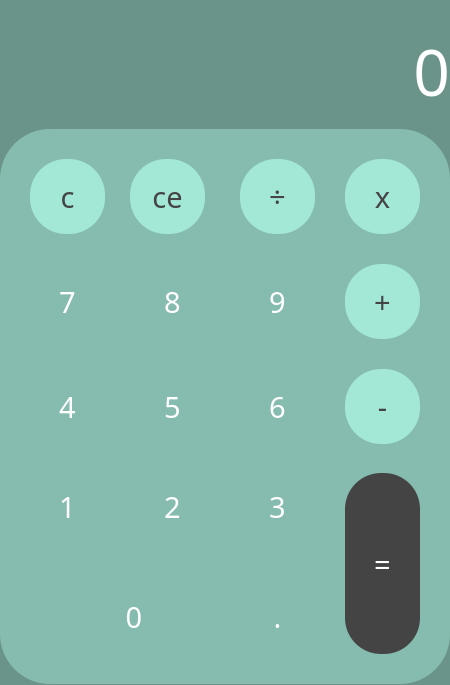
<?xml version="1.0" encoding="UTF-8"?>
<ui version="4.0">
 <class>MainWindow</class>
 <widget class="QMainWindow" name="MainWindow">
  <property name="geometry">
   <rect>
    <x>0</x>
    <y>0</y>
    <width>450</width>
    <height>685</height>
   </rect>
  </property>
  <property name="windowTitle">
   <string>MainWindow</string>
  </property>
  <widget class="QWidget" name="centralwidget">
   <property name="styleSheet">
    <string notr="true">*{
 background:#6a9389
}

QLabel
{
color:white;
background:#6a9389
}

QPushButton
{
color:rgb(68, 68, 68);
border-radius: 35.5px;
background: #a3e7d6
}

QPushButton:hover
{
background: white;
color: rgb(68, 68, 68)
}
</string>
   </property>
   <widget class="QLabel" name="outputlabel">
    <property name="geometry">
     <rect>
      <x>0</x>
      <y>20</y>
      <width>450</width>
      <height>101</height>
     </rect>
    </property>
    <property name="font">
     <font>
      <family>Microsoft YaHei</family>
      <pointsize>48</pointsize>
     </font>
    </property>
    <property name="text">
     <string>0</string>
    </property>
    <property name="alignment">
     <set>Qt::AlignRight|Qt::AlignTrailing|Qt::AlignVCenter</set>
    </property>
    <property name="margin">
     <number>15</number>
    </property>
   </widget>
   <widget class="QFrame" name="frame">
    <property name="geometry">
     <rect>
      <x>0</x>
      <y>129</y>
      <width>450</width>
      <height>555</height>
     </rect>
    </property>
    <property name="styleSheet">
     <string notr="true">QFrame
{
border-radius: 50px;
background: #86bcaf
}</string>
    </property>
    <property name="frameShape">
     <enum>QFrame::StyledPanel</enum>
    </property>
    <property name="frameShadow">
     <enum>QFrame::Raised</enum>
    </property>
    <widget class="QPushButton" name="c">
     <property name="geometry">
      <rect>
       <x>30</x>
       <y>30</y>
       <width>75</width>
       <height>75</height>
      </rect>
     </property>
     <property name="font">
      <font>
       <family>Microsoft YaHei</family>
       <pointsize>22</pointsize>
      </font>
     </property>
     <property name="text">
      <string>c</string>
     </property>
    </widget>
    <widget class="QPushButton" name="ce">
     <property name="geometry">
      <rect>
       <x>130</x>
       <y>30</y>
       <width>75</width>
       <height>75</height>
      </rect>
     </property>
     <property name="font">
      <font>
       <family>Microsoft YaHei</family>
       <pointsize>22</pointsize>
      </font>
     </property>
     <property name="text">
      <string>ce</string>
     </property>
    </widget>
    <widget class="QPushButton" name="divide">
     <property name="geometry">
      <rect>
       <x>240</x>
       <y>30</y>
       <width>75</width>
       <height>75</height>
      </rect>
     </property>
     <property name="font">
      <font>
       <family>Microsoft YaHei</family>
       <pointsize>22</pointsize>
      </font>
     </property>
     <property name="text">
      <string>÷</string>
     </property>
    </widget>
    <widget class="QPushButton" name="times">
     <property name="geometry">
      <rect>
       <x>345</x>
       <y>30</y>
       <width>75</width>
       <height>75</height>
      </rect>
     </property>
     <property name="font">
      <font>
       <family>Microsoft YaHei</family>
       <pointsize>22</pointsize>
      </font>
     </property>
     <property name="text">
      <string>x</string>
     </property>
    </widget>
    <widget class="QPushButton" name="plus">
     <property name="geometry">
      <rect>
       <x>345</x>
       <y>135</y>
       <width>75</width>
       <height>75</height>
      </rect>
     </property>
     <property name="font">
      <font>
       <family>Microsoft YaHei</family>
       <pointsize>22</pointsize>
      </font>
     </property>
     <property name="text">
      <string>+</string>
     </property>
    </widget>
    <widget class="QPushButton" name="minus">
     <property name="geometry">
      <rect>
       <x>345</x>
       <y>240</y>
       <width>75</width>
       <height>75</height>
      </rect>
     </property>
     <property name="font">
      <font>
       <family>Microsoft YaHei</family>
       <pointsize>22</pointsize>
      </font>
     </property>
     <property name="text">
      <string>-</string>
     </property>
    </widget>
    <widget class="QPushButton" name="equal">
     <property name="geometry">
      <rect>
       <x>345</x>
       <y>344</y>
       <width>75</width>
       <height>181</height>
      </rect>
     </property>
     <property name="font">
      <font>
       <family>Microsoft YaHei</family>
       <pointsize>22</pointsize>
      </font>
     </property>
     <property name="styleSheet">
      <string notr="true">*{
color:white;
background:rgb(68, 68, 68)
}
QPushButton:hover
{
background: rgb(106, 147, 137);
color: white;
}
</string>
     </property>
     <property name="text">
      <string>=</string>
     </property>
    </widget>
    <widget class="QPushButton" name="seven">
     <property name="geometry">
      <rect>
       <x>30</x>
       <y>135</y>
       <width>75</width>
       <height>75</height>
      </rect>
     </property>
     <property name="font">
      <font>
       <family>Microsoft YaHei</family>
       <pointsize>22</pointsize>
      </font>
     </property>
     <property name="styleSheet">
      <string notr="true">*{
color:white;
background: #86bcaf
}
QPushButton:hover
{
background: white;
color: rgb(68, 68, 68)
}
</string>
     </property>
     <property name="text">
      <string>7</string>
     </property>
    </widget>
    <widget class="QPushButton" name="eight">
     <property name="geometry">
      <rect>
       <x>135</x>
       <y>135</y>
       <width>75</width>
       <height>75</height>
      </rect>
     </property>
     <property name="font">
      <font>
       <family>Microsoft YaHei</family>
       <pointsize>22</pointsize>
      </font>
     </property>
     <property name="styleSheet">
      <string notr="true">*{
color:white;
background: #86bcaf
}
QPushButton:hover
{
background: white;
color: rgb(68, 68, 68)
}
</string>
     </property>
     <property name="text">
      <string>8</string>
     </property>
    </widget>
    <widget class="QPushButton" name="nine">
     <property name="geometry">
      <rect>
       <x>240</x>
       <y>135</y>
       <width>75</width>
       <height>75</height>
      </rect>
     </property>
     <property name="font">
      <font>
       <family>Microsoft YaHei</family>
       <pointsize>22</pointsize>
      </font>
     </property>
     <property name="styleSheet">
      <string notr="true">*{
color:white;
background: #86bcaf
}
QPushButton:hover
{
background: white;
color: rgb(68, 68, 68)
}
</string>
     </property>
     <property name="text">
      <string>9</string>
     </property>
    </widget>
    <widget class="QPushButton" name="six">
     <property name="geometry">
      <rect>
       <x>240</x>
       <y>240</y>
       <width>75</width>
       <height>75</height>
      </rect>
     </property>
     <property name="font">
      <font>
       <family>Microsoft YaHei</family>
       <pointsize>22</pointsize>
      </font>
     </property>
     <property name="styleSheet">
      <string notr="true">*{
color:white;
background: #86bcaf
}
QPushButton:hover
{
background: white;
color: rgb(68, 68, 68)
}
</string>
     </property>
     <property name="text">
      <string>6</string>
     </property>
    </widget>
    <widget class="QPushButton" name="four">
     <property name="geometry">
      <rect>
       <x>30</x>
       <y>240</y>
       <width>75</width>
       <height>75</height>
      </rect>
     </property>
     <property name="font">
      <font>
       <family>Microsoft YaHei</family>
       <pointsize>22</pointsize>
      </font>
     </property>
     <property name="styleSheet">
      <string notr="true">*{
color:white;
background: #86bcaf
}
QPushButton:hover
{
background: white;
color: rgb(68, 68, 68)
}
</string>
     </property>
     <property name="text">
      <string>4</string>
     </property>
    </widget>
    <widget class="QPushButton" name="five">
     <property name="geometry">
      <rect>
       <x>135</x>
       <y>240</y>
       <width>75</width>
       <height>75</height>
      </rect>
     </property>
     <property name="font">
      <font>
       <family>Microsoft YaHei</family>
       <pointsize>22</pointsize>
      </font>
     </property>
     <property name="styleSheet">
      <string notr="true">*{
color:white;
background: #86bcaf
}
QPushButton:hover
{
background: white;
color: rgb(68, 68, 68)
}
</string>
     </property>
     <property name="text">
      <string>5</string>
     </property>
    </widget>
    <widget class="QPushButton" name="two">
     <property name="geometry">
      <rect>
       <x>135</x>
       <y>340</y>
       <width>75</width>
       <height>75</height>
      </rect>
     </property>
     <property name="font">
      <font>
       <family>Microsoft YaHei</family>
       <pointsize>22</pointsize>
      </font>
     </property>
     <property name="styleSheet">
      <string notr="true">*{
color:white;
background: #86bcaf
}
QPushButton:hover
{
background: white;
color: rgb(68, 68, 68)
}
</string>
     </property>
     <property name="text">
      <string>2</string>
     </property>
    </widget>
    <widget class="QPushButton" name="three">
     <property name="geometry">
      <rect>
       <x>240</x>
       <y>340</y>
       <width>75</width>
       <height>75</height>
      </rect>
     </property>
     <property name="font">
      <font>
       <family>Microsoft YaHei</family>
       <pointsize>22</pointsize>
      </font>
     </property>
     <property name="styleSheet">
      <string notr="true">*{
color:white;
background: #86bcaf
}
QPushButton:hover
{
background: white;
color: rgb(68, 68, 68)
}
</string>
     </property>
     <property name="text">
      <string>3</string>
     </property>
    </widget>
    <widget class="QPushButton" name="one">
     <property name="geometry">
      <rect>
       <x>30</x>
       <y>340</y>
       <width>75</width>
       <height>75</height>
      </rect>
     </property>
     <property name="font">
      <font>
       <family>Microsoft YaHei</family>
       <pointsize>22</pointsize>
      </font>
     </property>
     <property name="styleSheet">
      <string notr="true">*{
color:white;
background: #86bcaf
}
QPushButton:hover
{
background: white;
color: rgb(68, 68, 68)
}
</string>
     </property>
     <property name="text">
      <string>1</string>
     </property>
    </widget>
    <widget class="QPushButton" name="zero">
     <property name="geometry">
      <rect>
       <x>44</x>
       <y>450</y>
       <width>180</width>
       <height>75</height>
      </rect>
     </property>
     <property name="font">
      <font>
       <family>Microsoft YaHei</family>
       <pointsize>22</pointsize>
      </font>
     </property>
     <property name="styleSheet">
      <string notr="true">*{
color:white;
background: #86bcaf
}
QPushButton:hover
{
background: white;
color: rgb(68, 68, 68)
}
</string>
     </property>
     <property name="text">
      <string>0</string>
     </property>
    </widget>
    <widget class="QPushButton" name="dot">
     <property name="geometry">
      <rect>
       <x>240</x>
       <y>450</y>
       <width>75</width>
       <height>75</height>
      </rect>
     </property>
     <property name="font">
      <font>
       <family>Microsoft YaHei</family>
       <pointsize>22</pointsize>
      </font>
     </property>
     <property name="styleSheet">
      <string notr="true">*{
color:white;
background: #86bcaf
}
QPushButton:hover
{
background: white;
color: rgb(68, 68, 68)
}
</string>
     </property>
     <property name="text">
      <string>.</string>
     </property>
    </widget>
   </widget>
   <zorder>frame</zorder>
   <zorder>outputlabel</zorder>
  </widget>
 </widget>
 <resources/>
 <connections/>
</ui>
